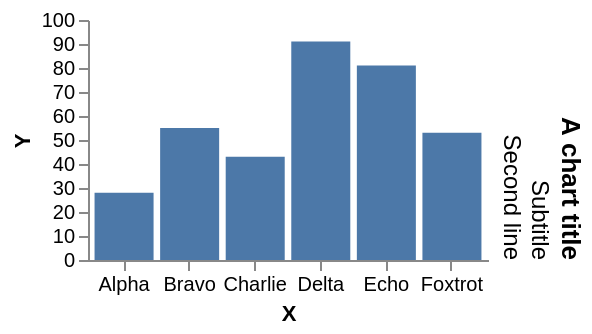

Describe this chart as a Vega-Lite specification.
### Vega specification from a JSON file in a GitHub repository (floating-point values rounded to 4 significant figures)
{"width": 200, "height": 120, "padding": 5, "data": [{"name": "t", "values": [{"a": "Alpha", "b": 28, "c": "x", "d": 1}, {"a": "Bravo", "b": 55, "c": "y", "d": 2}, {"a": "Charlie", "b": 43, "c": "x", "d": 3}, {"a": "Delta", "b": 91, "c": "z", "d": 4}, {"a": "Echo", "b": 81, "c": "y", "d": 5}, {"a": "Foxtrot", "b": 53, "c": "z", "d": 6}]}], "scales": [{"name": "x", "type": "band", "domain": {"data": "t", "field": "a"}, "range": "width", "padding": 0.1}, {"name": "y", "type": "linear", "domain": {"data": "t", "field": "b"}, "range": "height", "nice": true}, {"name": "color", "type": "ordinal", "domain": {"data": "t", "field": "c"}, "range": {"scheme": "category10"}}, {"name": "ramp", "type": "linear", "domain": {"data": "t", "field": "d"}, "range": {"scheme": "blues"}}, {"name": "size", "type": "linear", "domain": {"data": "t", "field": "b"}, "range": [10, 200]}, {"name": "shape", "type": "ordinal", "domain": {"data": "t", "field": "c"}, "range": "symbol"}, {"name": "quant", "type": "quantize", "domain": [0, 100], "range": {"scheme": "greens", "count": 4}}], "marks": [{"type": "rect", "from": {"data": "t"}, "encode": {"enter": {"x": {"scale": "x", "field": "a"}, "width": {"scale": "x", "band": 1}, "y": {"scale": "y", "field": "b"}, "y2": {"scale": "y", "value": 0}}}}], "title": {"text": "A chart title", "subtitle": ["Subtitle", "Second line"], "orient": "right", "anchor": "end", "frame": "group", "offset": 6}, "axes": [{"orient": "bottom", "scale": "x", "title": "X"}, {"orient": "left", "scale": "y", "title": "Y"}]}
